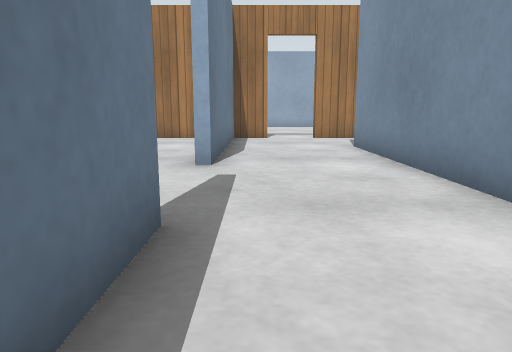
[1] (above)

16 first-person views from a walk through a robot-simulator world made for Gazebo. The camera is 0.5 m above the floor, tilts 10° down and sees 70° across. The floor is counted in squares, 0.5 m on a side. Each view is taken from the middle of a square. On the plan, view 1 faces up. The plan holds only what a view shows up to about 13 squares ahead; the rest is blank. The place goes on beyond the plan. Gazebo's built-in surfaces are drawn with simple patterns. Some surface patterns are stand-ins.

[2]
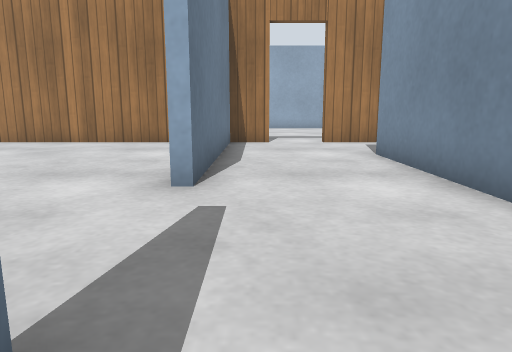

[3]
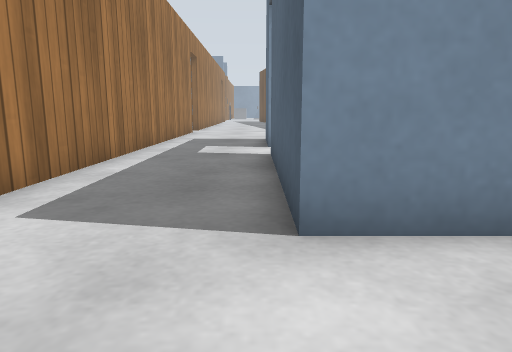

[4]
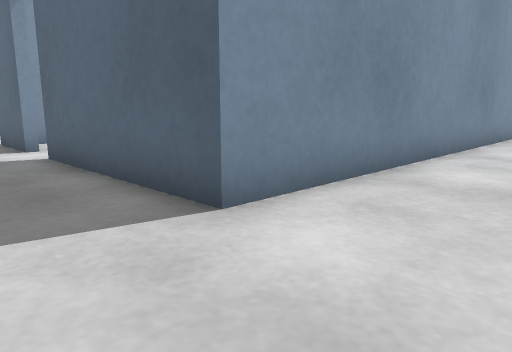

[5]
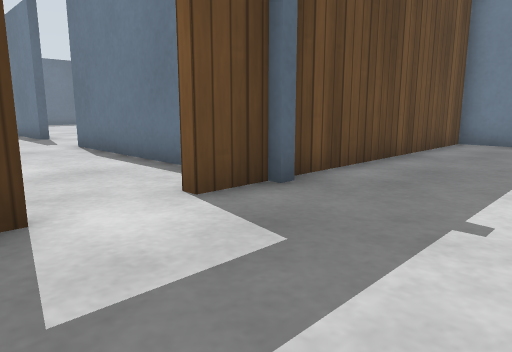

[6]
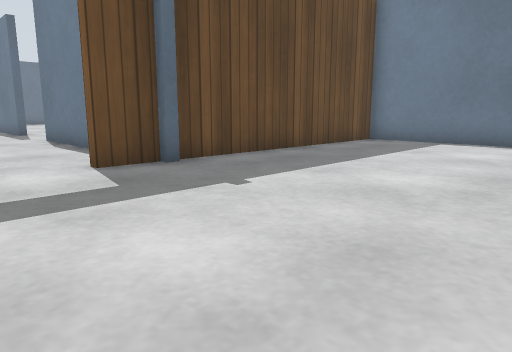

[7]
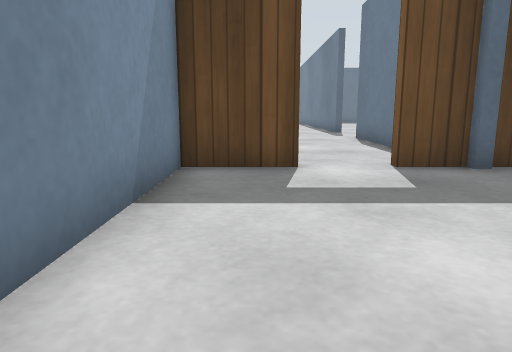

[8]
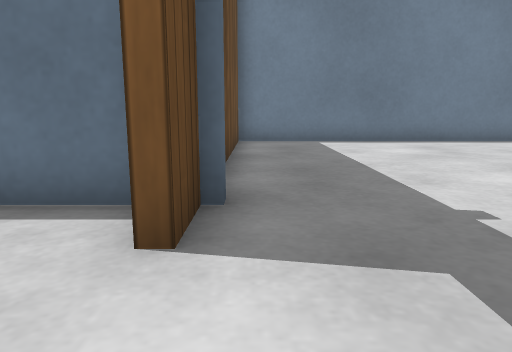

[9]
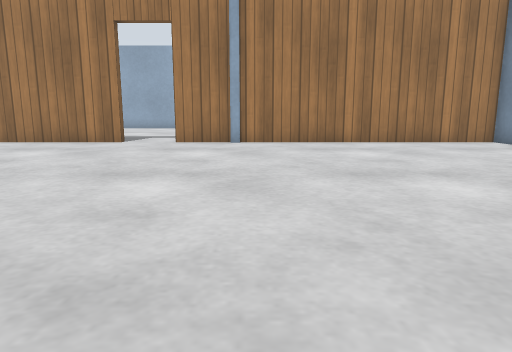

[10]
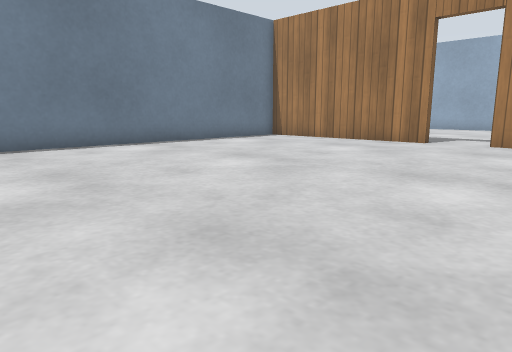

[11]
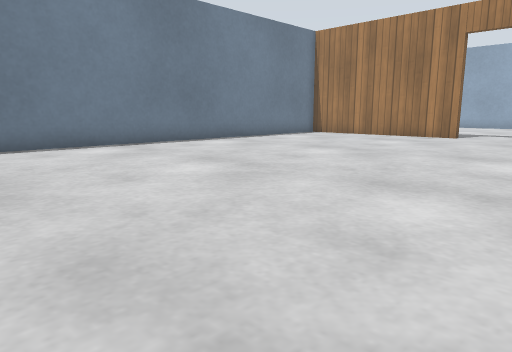

[12]
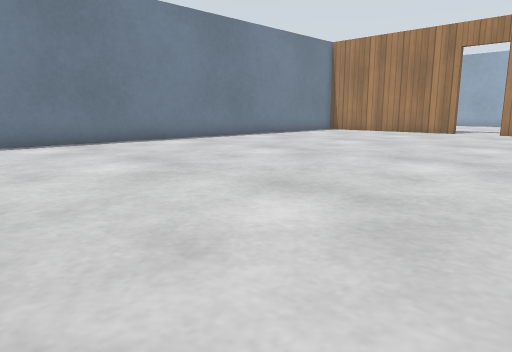

[13]
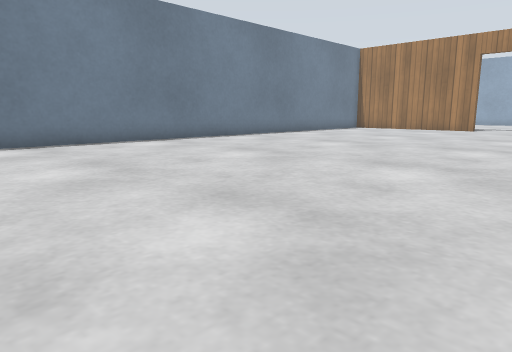

[14]
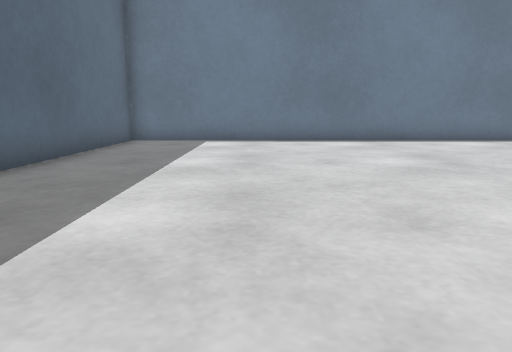

[15]
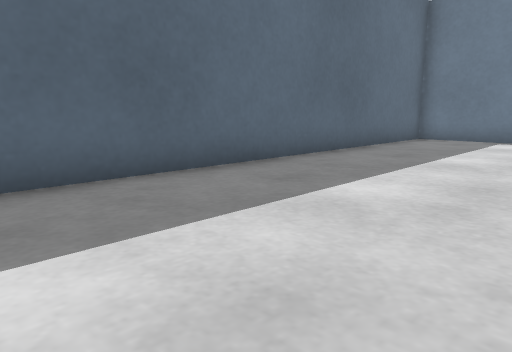

[16]
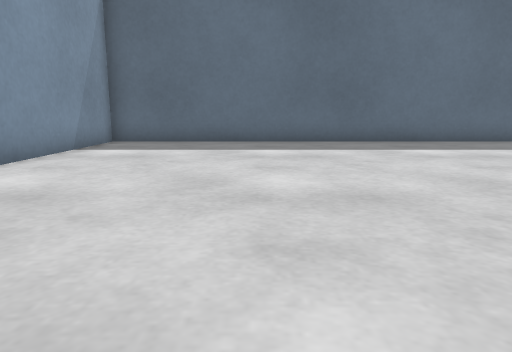

### Floor plan
Points are (right, up) in squares from view 1. A wall is a line through its corners. A room is listed if a view was taken in it or the views show most of it. See-through windows are left out.
Room 1 (views 1, 2, 3, 4)
walls: (2.9, -2.7) (2.9, 10.6) (8.6, 10.6); (-1.2, 3.2) (-0.9, 3.2) (-0.9, 1); (10.4, 10.6) (12.5, 10.6); (0.4, 14.1) (-0.9, 14.1) (-0.9, 6.8) (-1.2, 6.8); (12.5, 14.1) (2.2, 14.1)
ways out: open door at (1.5, 14) to room 2; opening at (-1, 5) to room 3; open door at (9.5, 11)
Room 2 (views 5, 6, 7, 8)
walls: (-1.2, 14.7) (-0.8, 14.7); (-0.9, 14.4) (0.4, 14.4); (2.2, 14.4) (4.4, 14.4) (4.4, 19.3); (-9.5, 21.5) (-9.5, 14.4) (-1.3, 14.4)
ways out: open door at (1.5, 14) to room 1
Room 3 (views 9, 10, 11, 12, 13, 14, 15, 16)
walls: (-20, 10.3) (-19.9, -12.3) (-1.2, -12.3) (-1.2, -6.9); (-9.8, 14.1) (-11.8, 14.1); (-13.4, 14.1) (-17.5, 14.1); (-1.2, 13.3) (-1.2, 14.1) (-9.6, 14.1)
ways out: opening at (-1, 5) to room 1; open door at (-12.5, 14)

Positions as (right, up) in squares from view 1, and headings:
1: (0, 0), facing up
2: (0, 2), facing up
3: (0, 11), facing right
4: (0, 13), facing down-right
5: (3, 18), facing down-left
6: (3, 21), facing down-left
7: (3, 21), facing down
8: (3, 15), facing left
9: (-9, 2), facing up
10: (-9, 2), facing up-left
11: (-9, -1), facing up-left
12: (-8, -4), facing up-left
13: (-8, -7), facing up-left
14: (-7, -8), facing left
15: (-6, -7), facing down-left
16: (-6, 0), facing down
